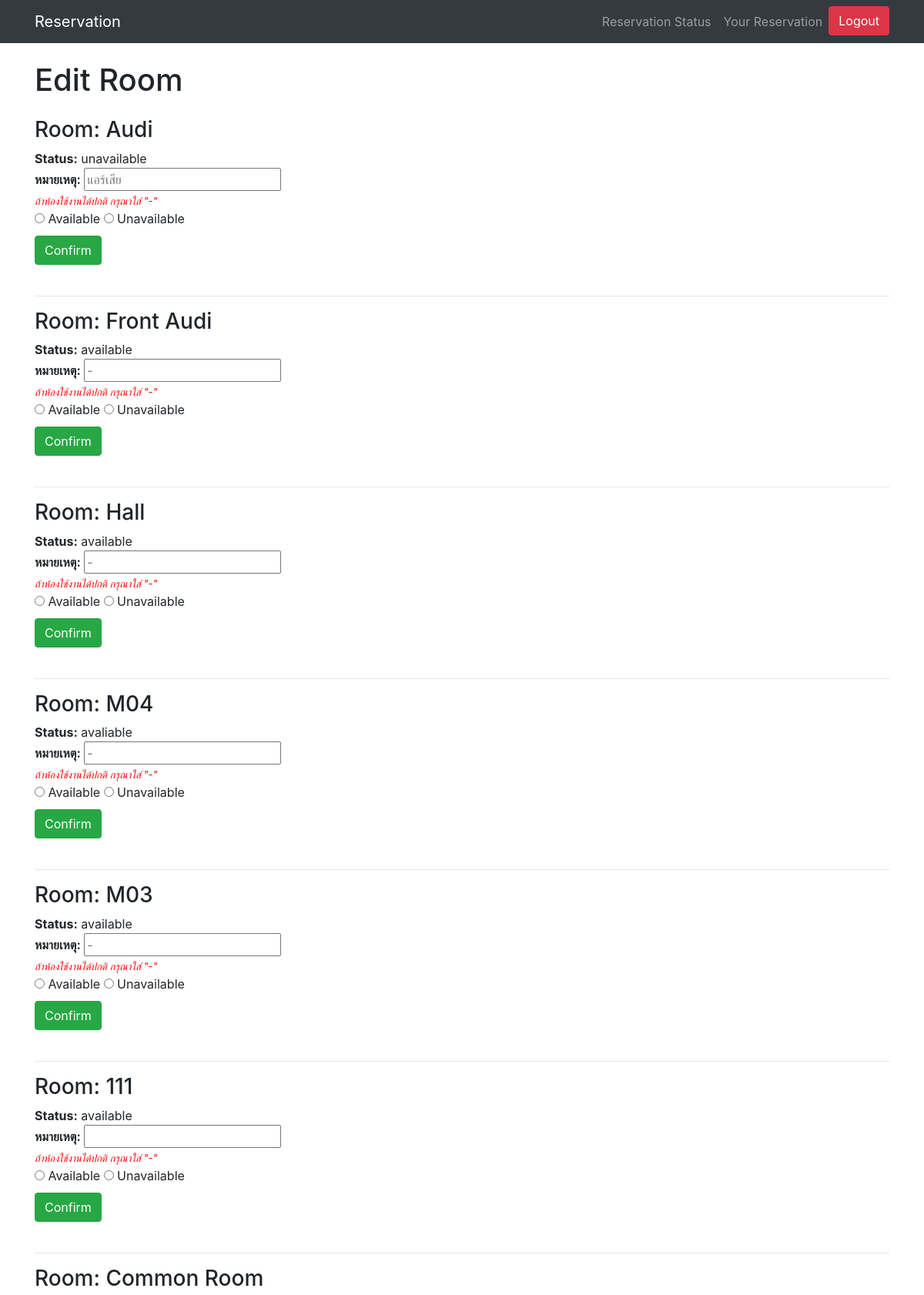
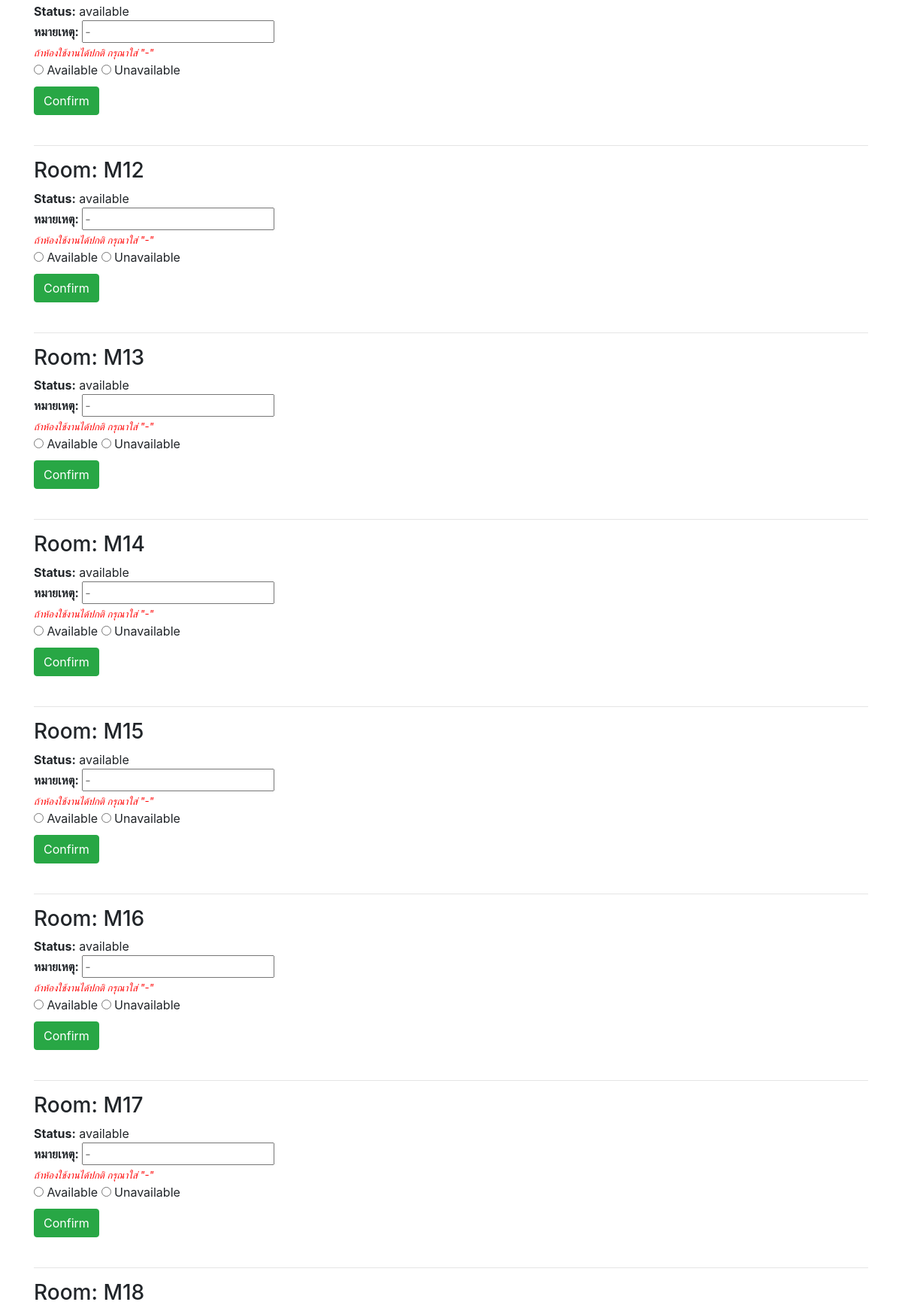
/manage_room (signed in, upper part), run on the app's committed database (2 pictures, top to bottom).
### blog/models.py (models this page shows, shortened)
class room(models.Model):
    roomname = models.CharField(max_length=100 , default = 'roomname')
    isavaliable = (('available','available') , ('unavailable','unavailable') , ('pending' , 'pending'), ('reserved', 'reserved'))
    status = models.CharField(max_length = 15 , default = 'available', choices=isavaliable)
    width = models.IntegerField(default = 0)
    height = models.IntegerField(default = 0)
    slug = models.SlugField(max_length=100 , default = 'roomname')
    svgpath = models.CharField(max_length = 3000 , default = "PATH")
    floor = models.IntegerField(default = 1)
    note = models.CharField(max_length = 10, default = "")

### project/views.py (the view, shortened to what this page needs)
# urls.py: path('manage_room', views.manage_room , name="manage_room"),
def manage_room(request):
    return render(request, "blog/manage_room.html", {"room":room.objects.all(), "emp" : Employee.objects.get(user = User.objects.get(username = request.session['username']))})

### templates/blog/manage_room.html (shortened to what this page needs)
{% extends 'base.html' %}
{% block content %}
<html>
    <body>
        <div class="container">
    <h1 class="my-4">Edit Room</h1>
        {% for room in room %}
        <div>
            <form action="" method="GET">
                <h3>Room: {{room.roomname}}</h3>
                <b>Status:</b> {{room.status}} <br>
                <b>หมายเหตุ:</b> <input type="text" name="note" placeholder="{{room.note}}"> <br>
                <i style="font-size: small; color: red;">ถ้าห้องใช้งานได้ปกติ กรุณาใส่ "-"</i> <br>
                <input type="radio" name="roomstatus" value="available"> Available
                <input type="radio" name="roomstatus" value="unavailable"> Unavailable <br>
                <button name="roomname" class="btn btn-success" style="margin-top: 10px" value="{{room.roomname}}">Confirm</button>
            </form>
        </div>
        <br>
        <hr>
        {% endfor %}
</div>
    </body>
</html>
{% endblock %}

### static/css/1-col-portfolio.css (style rules this page uses)
body { padding-top: 54px; }
@media (min-width: 992px) { body { padding-top: 56px; } }

### data on the page
room: roomname "Audi", status "unavailable", note "แอร์เสีย"
room: roomname "Front Audi", status "available", note "-"
room: roomname "Hall", status "available", note "-"
room: roomname "M04", status "avaliable", note "-"
room: roomname "M03", status "available", note "-"
room: roomname "111", status "available"
room: roomname "Common Room", status "available", note "-"
room: roomname "M12", status "available", note "-"
room: roomname "M13", status "available", note "-"
room: roomname "M14", status "available", note "-"
room: roomname "M15", status "available", note "-"
room: roomname "M16", status "available", note "-"
room: roomname "M17", status "available", note "-"
room: roomname "M18"
